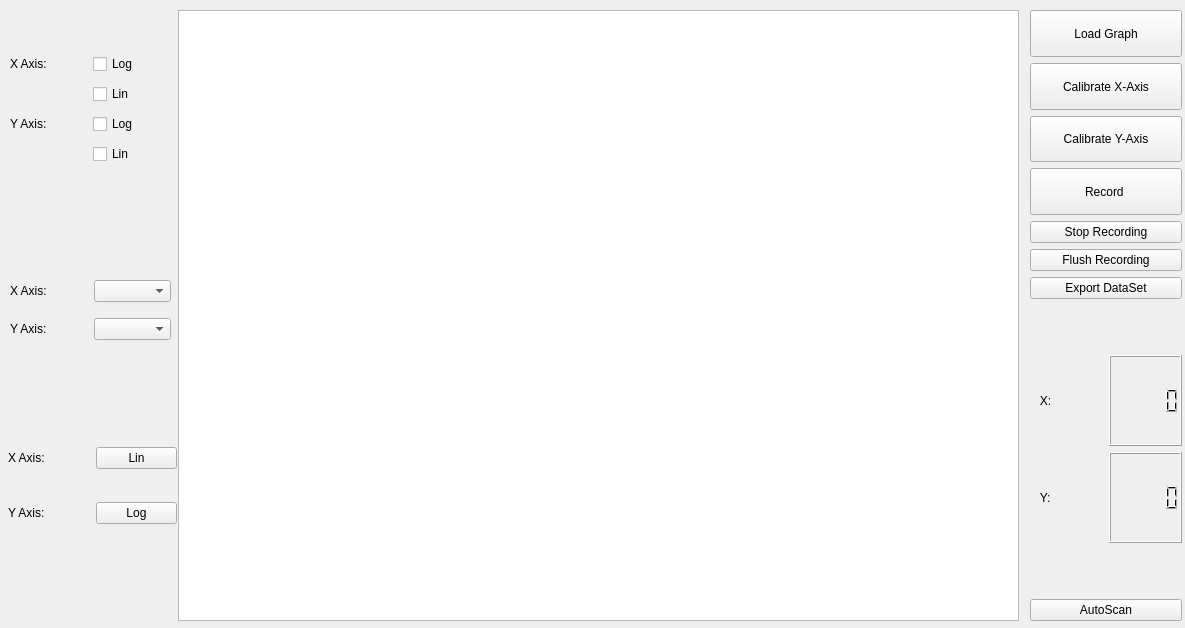
<?xml version="1.0" encoding="UTF-8"?>
<ui version="4.0">
 <class>GraphDigitiser</class>
 <widget class="QMainWindow" name="GraphDigitiser">
  <property name="geometry">
   <rect>
    <x>0</x>
    <y>0</y>
    <width>1185</width>
    <height>628</height>
   </rect>
  </property>
  <property name="sizePolicy">
   <sizepolicy hsizetype="Minimum" vsizetype="Preferred">
    <horstretch>200</horstretch>
    <verstretch>0</verstretch>
   </sizepolicy>
  </property>
  <property name="windowTitle">
   <string>GraphDigitiser</string>
  </property>
  <widget class="QWidget" name="centralwidget">
   <widget class="QGraphicsView" name="graphicsView">
    <property name="geometry">
     <rect>
      <x>178</x>
      <y>10</y>
      <width>841</width>
      <height>611</height>
     </rect>
    </property>
   </widget>
   <widget class="QWidget" name="gridLayoutWidget">
    <property name="geometry">
     <rect>
      <x>10</x>
      <y>50</y>
      <width>159</width>
      <height>121</height>
     </rect>
    </property>
    <layout class="QGridLayout" name="gridLayout">
     <item row="0" column="1">
      <widget class="QCheckBox" name="xLogCheckBox">
       <property name="text">
        <string>Log</string>
       </property>
      </widget>
     </item>
     <item row="2" column="0">
      <widget class="QLabel" name="label_4">
       <property name="text">
        <string>Y Axis:</string>
       </property>
      </widget>
     </item>
     <item row="1" column="1">
      <widget class="QCheckBox" name="xLinCheckBox">
       <property name="text">
        <string>Lin</string>
       </property>
      </widget>
     </item>
     <item row="2" column="1">
      <widget class="QCheckBox" name="yLogCheckBox">
       <property name="text">
        <string>Log</string>
       </property>
      </widget>
     </item>
     <item row="0" column="0">
      <widget class="QLabel" name="label_3">
       <property name="text">
        <string>X Axis:</string>
       </property>
      </widget>
     </item>
     <item row="3" column="1">
      <widget class="QCheckBox" name="yLinCheckBox">
       <property name="text">
        <string>Lin</string>
       </property>
      </widget>
     </item>
    </layout>
   </widget>
   <widget class="QWidget" name="gridLayoutWidget_4">
    <property name="geometry">
     <rect>
      <x>10</x>
      <y>270</y>
      <width>161</width>
      <height>80</height>
     </rect>
    </property>
    <layout class="QGridLayout" name="gridLayout_4">
     <item row="1" column="0">
      <widget class="QLabel" name="label_6">
       <property name="text">
        <string>Y Axis:</string>
       </property>
      </widget>
     </item>
     <item row="0" column="0">
      <widget class="QLabel" name="label_5">
       <property name="text">
        <string>X Axis:</string>
       </property>
      </widget>
     </item>
     <item row="0" column="1">
      <widget class="QComboBox" name="XcomboBox"/>
     </item>
     <item row="1" column="1">
      <widget class="QComboBox" name="YcomboBox"/>
     </item>
    </layout>
   </widget>
   <widget class="QWidget" name="gridLayoutWidget_5">
    <property name="geometry">
     <rect>
      <x>8</x>
      <y>420</y>
      <width>169</width>
      <height>131</height>
     </rect>
    </property>
    <layout class="QGridLayout" name="gridLayout_5">
     <item row="1" column="0">
      <widget class="QLabel" name="label_8">
       <property name="text">
        <string>Y Axis:</string>
       </property>
      </widget>
     </item>
     <item row="0" column="0">
      <widget class="QLabel" name="label_7">
       <property name="text">
        <string>X Axis:</string>
       </property>
      </widget>
     </item>
     <item row="0" column="1">
      <widget class="QPushButton" name="xLinLog_Button">
       <property name="text">
        <string>Lin</string>
       </property>
      </widget>
     </item>
     <item row="1" column="1">
      <widget class="QPushButton" name="yLinLog_Button">
       <property name="text">
        <string>Log</string>
       </property>
      </widget>
     </item>
    </layout>
   </widget>
   <widget class="QWidget" name="layoutWidget">
    <property name="geometry">
     <rect>
      <x>1030</x>
      <y>10</y>
      <width>152</width>
      <height>611</height>
     </rect>
    </property>
    <layout class="QVBoxLayout" name="verticalLayout">
     <item>
      <layout class="QGridLayout" name="gridLayout_2">
       <item row="3" column="0">
        <widget class="QPushButton" name="RecordPushButton">
         <property name="sizePolicy">
          <sizepolicy hsizetype="MinimumExpanding" vsizetype="MinimumExpanding">
           <horstretch>0</horstretch>
           <verstretch>0</verstretch>
          </sizepolicy>
         </property>
         <property name="text">
          <string>Record </string>
         </property>
        </widget>
       </item>
       <item row="5" column="0">
        <widget class="QPushButton" name="FlushRecordingButton">
         <property name="text">
          <string>Flush Recording</string>
         </property>
        </widget>
       </item>
       <item row="1" column="0">
        <widget class="QPushButton" name="CalibXpushButton">
         <property name="sizePolicy">
          <sizepolicy hsizetype="MinimumExpanding" vsizetype="MinimumExpanding">
           <horstretch>0</horstretch>
           <verstretch>0</verstretch>
          </sizepolicy>
         </property>
         <property name="text">
          <string>Calibrate X-Axis</string>
         </property>
        </widget>
       </item>
       <item row="6" column="0">
        <widget class="QPushButton" name="Export_DataSetButton">
         <property name="text">
          <string>Export DataSet</string>
         </property>
        </widget>
       </item>
       <item row="0" column="0">
        <widget class="QPushButton" name="LoadGraphButton">
         <property name="sizePolicy">
          <sizepolicy hsizetype="Minimum" vsizetype="MinimumExpanding">
           <horstretch>34</horstretch>
           <verstretch>0</verstretch>
          </sizepolicy>
         </property>
         <property name="text">
          <string>Load Graph</string>
         </property>
        </widget>
       </item>
       <item row="2" column="0">
        <widget class="QPushButton" name="CalibYpushButton">
         <property name="sizePolicy">
          <sizepolicy hsizetype="MinimumExpanding" vsizetype="MinimumExpanding">
           <horstretch>0</horstretch>
           <verstretch>0</verstretch>
          </sizepolicy>
         </property>
         <property name="text">
          <string>Calibrate Y-Axis</string>
         </property>
        </widget>
       </item>
       <item row="4" column="0">
        <widget class="QPushButton" name="StopRecordpushButton">
         <property name="text">
          <string>Stop Recording</string>
         </property>
        </widget>
       </item>
      </layout>
     </item>
     <item>
      <layout class="QGridLayout" name="gridLayout_3">
       <item row="2" column="0">
        <widget class="QLabel" name="label_2">
         <property name="sizePolicy">
          <sizepolicy hsizetype="MinimumExpanding" vsizetype="MinimumExpanding">
           <horstretch>0</horstretch>
           <verstretch>0</verstretch>
          </sizepolicy>
         </property>
         <property name="text">
          <string>   Y:</string>
         </property>
        </widget>
       </item>
       <item row="1" column="0">
        <widget class="QLabel" name="label">
         <property name="sizePolicy">
          <sizepolicy hsizetype="MinimumExpanding" vsizetype="MinimumExpanding">
           <horstretch>0</horstretch>
           <verstretch>0</verstretch>
          </sizepolicy>
         </property>
         <property name="layoutDirection">
          <enum>Qt::LeftToRight</enum>
         </property>
         <property name="text">
          <string>   X:</string>
         </property>
        </widget>
       </item>
       <item row="1" column="1">
        <widget class="QLCDNumber" name="lcdNumber_X">
         <property name="sizePolicy">
          <sizepolicy hsizetype="MinimumExpanding" vsizetype="MinimumExpanding">
           <horstretch>0</horstretch>
           <verstretch>0</verstretch>
          </sizepolicy>
         </property>
        </widget>
       </item>
       <item row="3" column="1">
        <spacer name="verticalSpacer_2">
         <property name="orientation">
          <enum>Qt::Vertical</enum>
         </property>
         <property name="sizeType">
          <enum>QSizePolicy::Fixed</enum>
         </property>
         <property name="sizeHint" stdset="0">
          <size>
           <width>20</width>
           <height>50</height>
          </size>
         </property>
        </spacer>
       </item>
       <item row="2" column="1">
        <widget class="QLCDNumber" name="lcdNumber_Y">
         <property name="sizePolicy">
          <sizepolicy hsizetype="MinimumExpanding" vsizetype="MinimumExpanding">
           <horstretch>0</horstretch>
           <verstretch>0</verstretch>
          </sizepolicy>
         </property>
        </widget>
       </item>
       <item row="0" column="1">
        <spacer name="verticalSpacer">
         <property name="orientation">
          <enum>Qt::Vertical</enum>
         </property>
         <property name="sizeType">
          <enum>QSizePolicy::Fixed</enum>
         </property>
         <property name="sizeHint" stdset="0">
          <size>
           <width>20</width>
           <height>50</height>
          </size>
         </property>
        </spacer>
       </item>
      </layout>
     </item>
     <item>
      <widget class="QPushButton" name="AutoScan">
       <property name="text">
        <string>AutoScan</string>
       </property>
      </widget>
     </item>
    </layout>
   </widget>
  </widget>
 </widget>
 <resources/>
 <connections/>
</ui>
